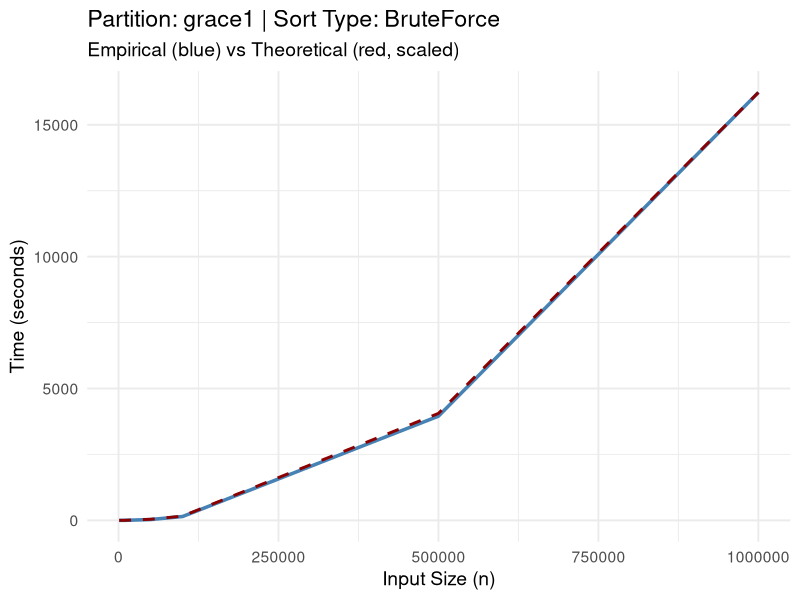
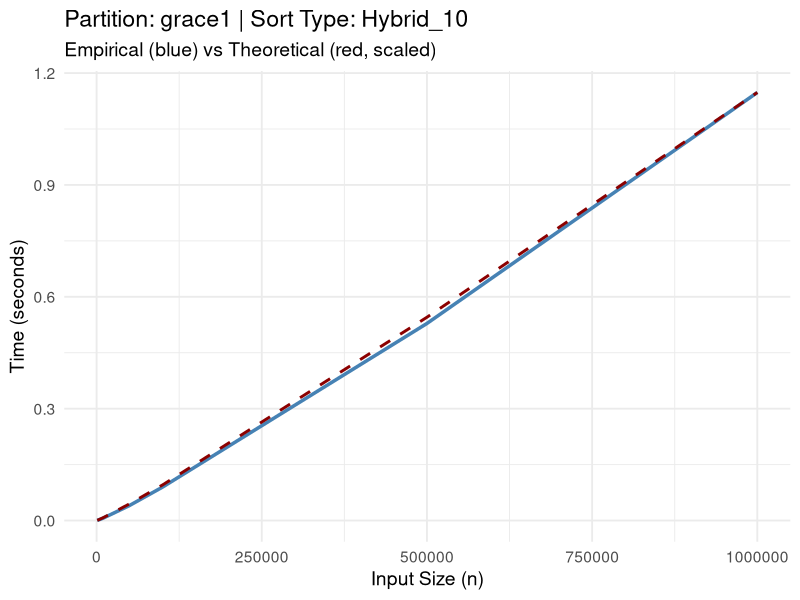
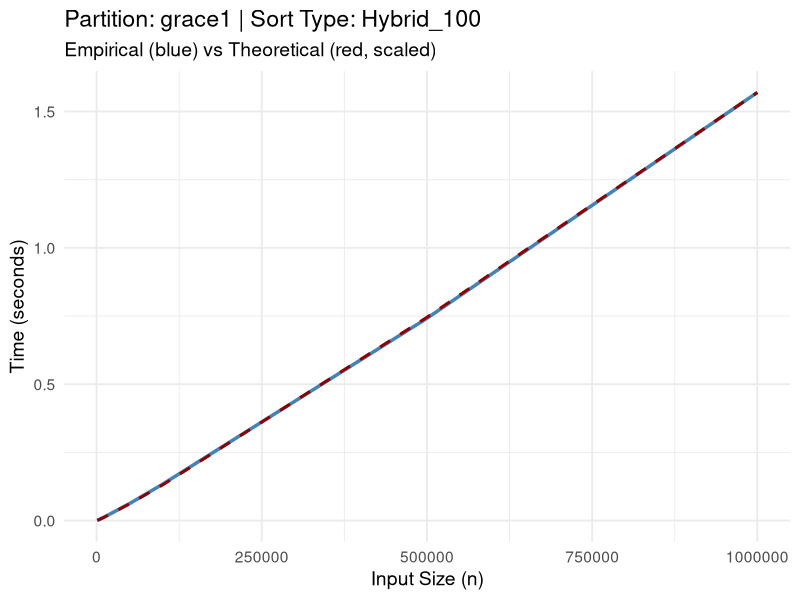
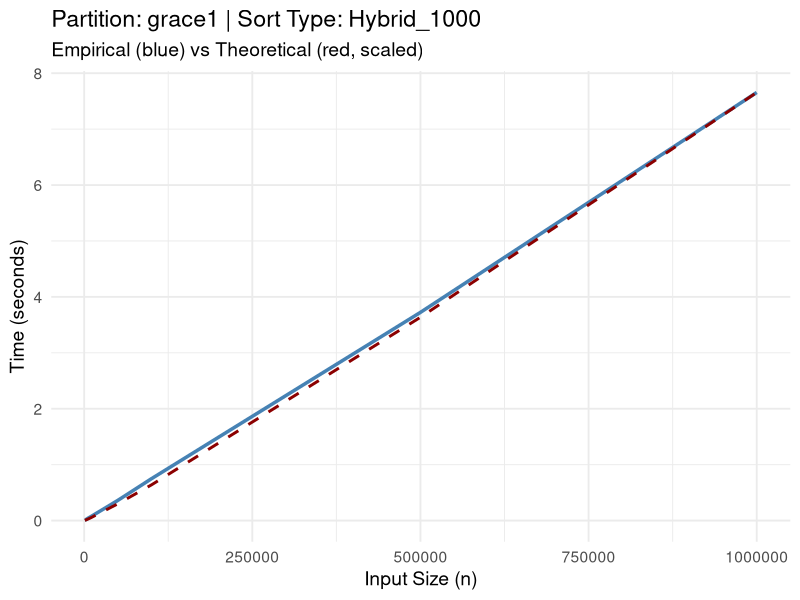
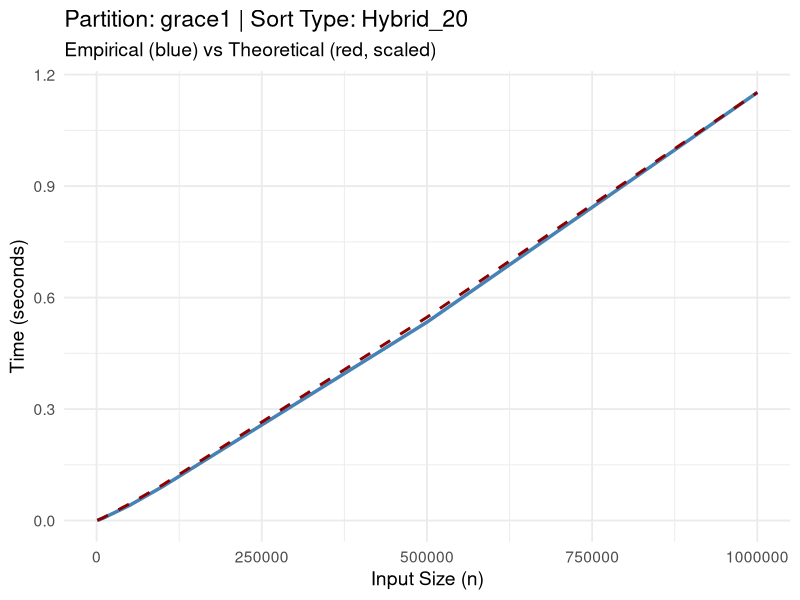
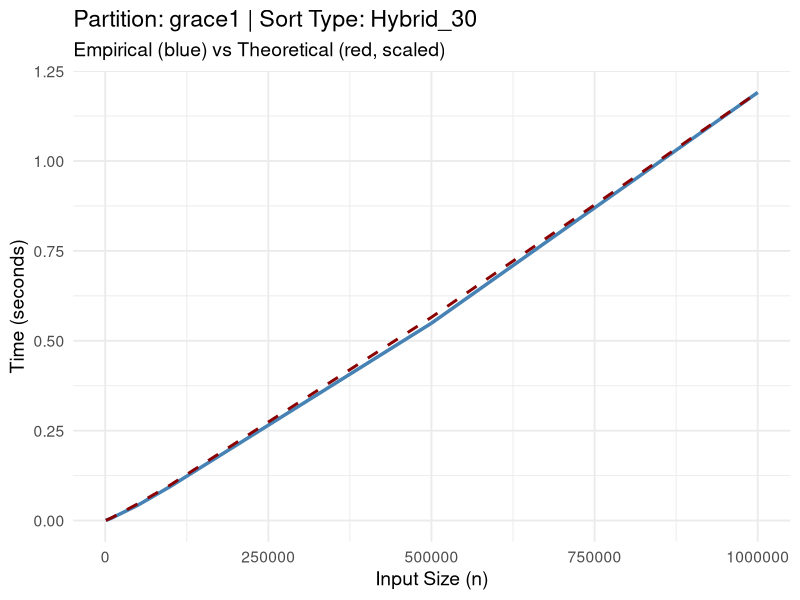
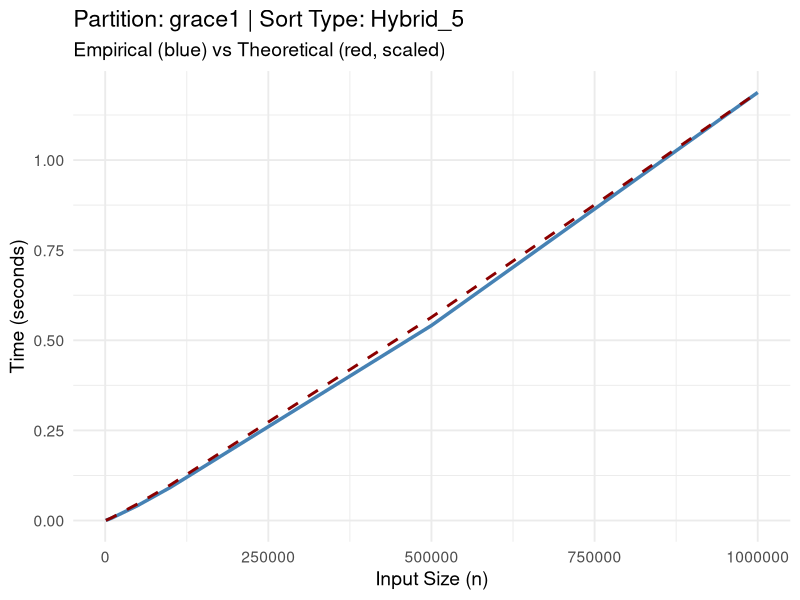
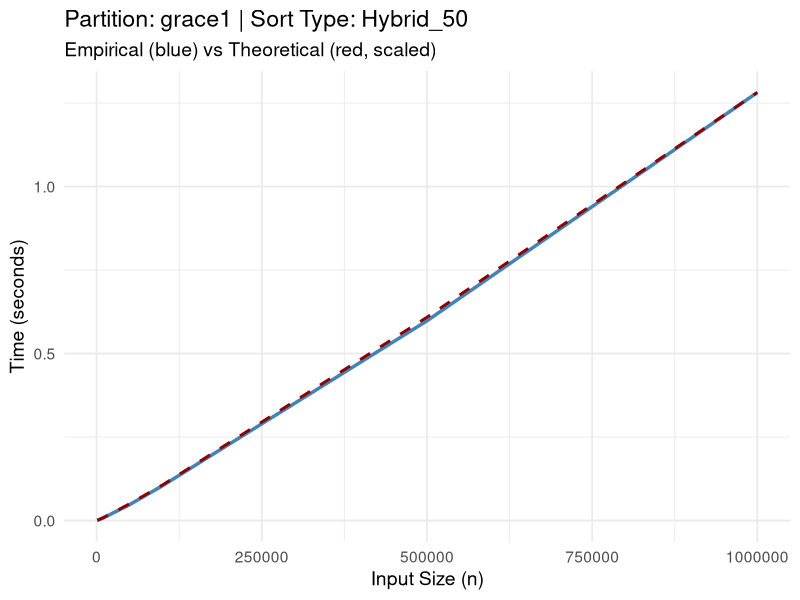

Generate these figures, in order, with R:
library(ggplot2)
library(dplyr)
library(readr)

df <- read_csv("all_results.csv")

df <- df %>%
  mutate(
    repetition = as.integer(repetition),
    size = as.integer(size),
    time = as.numeric(time),
    sortType = trimws(as.character(sortType)),
    partition = trimws(as.character(partition))
  )

agg_df <- df %>%
  group_by(partition, sortType, size) %>%
  summarise(mean_time = mean(time), .groups = "drop")

agg_df <- agg_df %>%
  mutate(
    theory = case_when(
      sortType == "BruteForce" ~ size^2,
      TRUE ~ size * log2(size)
    )
  )

agg_df <- agg_df %>%
  arrange(partition, sortType)

agg_df <- agg_df %>%
  group_by(partition, sortType) %>%
  mutate(
    theory_scaled = theory / max(theory) * max(mean_time)
  ) %>%
  ungroup()

plots <- agg_df %>%
  group_by(partition, sortType) %>%
  group_split() %>%
  lapply(function(group_data) {
    part <- unique(group_data$partition)
    sort <- unique(group_data$sortType)
    
    ggplot(group_data, aes(x = size)) +
      geom_line(aes(y = mean_time), color = "steelblue", size = 1.2) +
      geom_line(aes(y = theory_scaled), color = "darkred", linetype = "dashed", size = 1) +
      labs(
        title = paste("Partition:", part, "| Sort Type:", sort),
        x = "Input Size (n)",
        y = "Time (seconds)",
        subtitle = "Empirical (blue) vs Theoretical (red, scaled)"
      ) +
      theme_minimal(base_size = 14)
  })

# --- Save all plots into a single PDF
pdf("complexity_plots.pdf", width = 8, height = 6)
for (p in plots) print(p)
dev.off()
